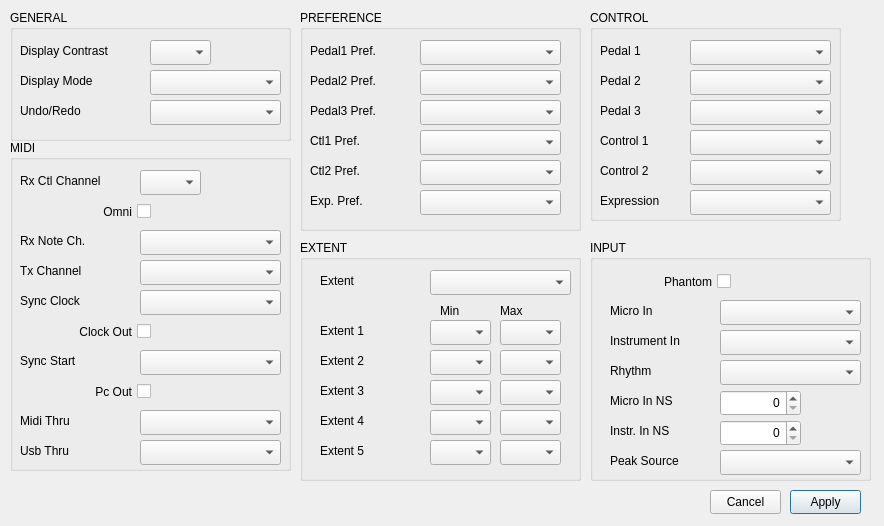
<?xml version="1.0" encoding="UTF-8"?>
<ui version="4.0">
 <class>BossRc500SystemDialog</class>
 <widget class="QDialog" name="BossRc500SystemDialog">
  <property name="geometry">
   <rect>
    <x>0</x>
    <y>0</y>
    <width>884</width>
    <height>526</height>
   </rect>
  </property>
  <property name="windowTitle">
   <string>Dialog</string>
  </property>
  <widget class="QGroupBox" name="gp_General">
   <property name="geometry">
    <rect>
     <x>10</x>
     <y>10</y>
     <width>281</width>
     <height>131</height>
    </rect>
   </property>
   <property name="title">
    <string>GENERAL</string>
   </property>
   <widget class="QLabel" name="label_general_DisplayContrast">
    <property name="geometry">
     <rect>
      <x>10</x>
      <y>30</y>
      <width>131</width>
      <height>21</height>
     </rect>
    </property>
    <property name="text">
     <string>Display Contrast</string>
    </property>
   </widget>
   <widget class="QComboBox" name="general_DisplayMode">
    <property name="geometry">
     <rect>
      <x>140</x>
      <y>60</y>
      <width>131</width>
      <height>25</height>
     </rect>
    </property>
   </widget>
   <widget class="QLabel" name="label_general_DisplayMode">
    <property name="geometry">
     <rect>
      <x>10</x>
      <y>60</y>
      <width>101</width>
      <height>21</height>
     </rect>
    </property>
    <property name="text">
     <string>Display Mode</string>
    </property>
   </widget>
   <widget class="QLabel" name="label_general_UndoREdo">
    <property name="geometry">
     <rect>
      <x>10</x>
      <y>90</y>
      <width>101</width>
      <height>21</height>
     </rect>
    </property>
    <property name="text">
     <string>Undo/Redo</string>
    </property>
   </widget>
   <widget class="QComboBox" name="general_UndoRedo">
    <property name="geometry">
     <rect>
      <x>140</x>
      <y>90</y>
      <width>131</width>
      <height>25</height>
     </rect>
    </property>
   </widget>
   <widget class="QComboBox" name="general_DisplayContrast">
    <property name="geometry">
     <rect>
      <x>140</x>
      <y>30</y>
      <width>61</width>
      <height>25</height>
     </rect>
    </property>
   </widget>
  </widget>
  <widget class="QGroupBox" name="gp_Preference">
   <property name="geometry">
    <rect>
     <x>300</x>
     <y>10</y>
     <width>281</width>
     <height>221</height>
    </rect>
   </property>
   <property name="title">
    <string>PREFERENCE</string>
   </property>
   <widget class="QLabel" name="label_Pref_Pedal1Pref">
    <property name="geometry">
     <rect>
      <x>10</x>
      <y>30</y>
      <width>101</width>
      <height>21</height>
     </rect>
    </property>
    <property name="text">
     <string>Pedal1 Pref.</string>
    </property>
   </widget>
   <widget class="QComboBox" name="pref_Pedal1Pref">
    <property name="geometry">
     <rect>
      <x>120</x>
      <y>30</y>
      <width>141</width>
      <height>25</height>
     </rect>
    </property>
   </widget>
   <widget class="QComboBox" name="pref_Pedal2Pref">
    <property name="geometry">
     <rect>
      <x>120</x>
      <y>60</y>
      <width>141</width>
      <height>25</height>
     </rect>
    </property>
   </widget>
   <widget class="QLabel" name="label_Pref_Pedal2Pref">
    <property name="geometry">
     <rect>
      <x>10</x>
      <y>60</y>
      <width>101</width>
      <height>21</height>
     </rect>
    </property>
    <property name="text">
     <string>Pedal2 Pref.</string>
    </property>
   </widget>
   <widget class="QLabel" name="label_Pref_Pedal3Pref">
    <property name="geometry">
     <rect>
      <x>10</x>
      <y>90</y>
      <width>101</width>
      <height>21</height>
     </rect>
    </property>
    <property name="text">
     <string>Pedal3 Pref.</string>
    </property>
   </widget>
   <widget class="QComboBox" name="pref_Pedal3Pref">
    <property name="geometry">
     <rect>
      <x>120</x>
      <y>90</y>
      <width>141</width>
      <height>25</height>
     </rect>
    </property>
   </widget>
   <widget class="QComboBox" name="pref_Ctl1Pref">
    <property name="geometry">
     <rect>
      <x>120</x>
      <y>120</y>
      <width>141</width>
      <height>25</height>
     </rect>
    </property>
   </widget>
   <widget class="QLabel" name="label_Pref_Ctl1Pref">
    <property name="geometry">
     <rect>
      <x>10</x>
      <y>120</y>
      <width>101</width>
      <height>21</height>
     </rect>
    </property>
    <property name="text">
     <string>Ctl1 Pref.</string>
    </property>
   </widget>
   <widget class="QComboBox" name="pref_Ctl2Pref">
    <property name="geometry">
     <rect>
      <x>120</x>
      <y>150</y>
      <width>141</width>
      <height>25</height>
     </rect>
    </property>
   </widget>
   <widget class="QLabel" name="label_Pref_Ctl2Pref">
    <property name="geometry">
     <rect>
      <x>10</x>
      <y>150</y>
      <width>101</width>
      <height>21</height>
     </rect>
    </property>
    <property name="text">
     <string>Ctl2 Pref.</string>
    </property>
   </widget>
   <widget class="QLabel" name="label_Pref_ExpPref">
    <property name="geometry">
     <rect>
      <x>10</x>
      <y>180</y>
      <width>101</width>
      <height>21</height>
     </rect>
    </property>
    <property name="text">
     <string>Exp. Pref.</string>
    </property>
   </widget>
   <widget class="QComboBox" name="pref_ExpPref">
    <property name="geometry">
     <rect>
      <x>120</x>
      <y>180</y>
      <width>141</width>
      <height>25</height>
     </rect>
    </property>
   </widget>
  </widget>
  <widget class="QGroupBox" name="gp_Midi">
   <property name="geometry">
    <rect>
     <x>10</x>
     <y>140</y>
     <width>281</width>
     <height>331</height>
    </rect>
   </property>
   <property name="title">
    <string>MIDI</string>
   </property>
   <widget class="QComboBox" name="midi_RxNoteCh">
    <property name="geometry">
     <rect>
      <x>130</x>
      <y>90</y>
      <width>141</width>
      <height>25</height>
     </rect>
    </property>
   </widget>
   <widget class="QLabel" name="label_midi_RxNoteCh">
    <property name="geometry">
     <rect>
      <x>10</x>
      <y>90</y>
      <width>101</width>
      <height>21</height>
     </rect>
    </property>
    <property name="text">
     <string>Rx Note Ch.</string>
    </property>
   </widget>
   <widget class="QLabel" name="label_midi_TxChannel">
    <property name="geometry">
     <rect>
      <x>10</x>
      <y>120</y>
      <width>101</width>
      <height>21</height>
     </rect>
    </property>
    <property name="text">
     <string>Tx Channel</string>
    </property>
   </widget>
   <widget class="QComboBox" name="midi_TxChannel">
    <property name="geometry">
     <rect>
      <x>130</x>
      <y>120</y>
      <width>141</width>
      <height>25</height>
     </rect>
    </property>
   </widget>
   <widget class="QLabel" name="label_midi_SyncClock">
    <property name="geometry">
     <rect>
      <x>10</x>
      <y>150</y>
      <width>101</width>
      <height>21</height>
     </rect>
    </property>
    <property name="text">
     <string>Sync Clock</string>
    </property>
   </widget>
   <widget class="QLabel" name="label_midi_RxCtlChannel">
    <property name="geometry">
     <rect>
      <x>10</x>
      <y>30</y>
      <width>111</width>
      <height>21</height>
     </rect>
    </property>
    <property name="text">
     <string>Rx Ctl Channel</string>
    </property>
   </widget>
   <widget class="QComboBox" name="midi_SyncClock">
    <property name="geometry">
     <rect>
      <x>130</x>
      <y>150</y>
      <width>141</width>
      <height>25</height>
     </rect>
    </property>
   </widget>
   <widget class="QCheckBox" name="midi_ClockOut">
    <property name="geometry">
     <rect>
      <x>10</x>
      <y>180</y>
      <width>131</width>
      <height>23</height>
     </rect>
    </property>
    <property name="layoutDirection">
     <enum>Qt::RightToLeft</enum>
    </property>
    <property name="text">
     <string>Clock Out</string>
    </property>
   </widget>
   <widget class="QComboBox" name="midi_SyncStart">
    <property name="geometry">
     <rect>
      <x>130</x>
      <y>210</y>
      <width>141</width>
      <height>25</height>
     </rect>
    </property>
   </widget>
   <widget class="QLabel" name="label_midi_SyncStart">
    <property name="geometry">
     <rect>
      <x>10</x>
      <y>210</y>
      <width>101</width>
      <height>21</height>
     </rect>
    </property>
    <property name="text">
     <string>Sync Start</string>
    </property>
   </widget>
   <widget class="QCheckBox" name="midi_PcOut">
    <property name="geometry">
     <rect>
      <x>10</x>
      <y>240</y>
      <width>131</width>
      <height>23</height>
     </rect>
    </property>
    <property name="layoutDirection">
     <enum>Qt::RightToLeft</enum>
    </property>
    <property name="text">
     <string>Pc Out</string>
    </property>
   </widget>
   <widget class="QLabel" name="label_midi_MidiThru">
    <property name="geometry">
     <rect>
      <x>10</x>
      <y>270</y>
      <width>101</width>
      <height>21</height>
     </rect>
    </property>
    <property name="text">
     <string>Midi Thru</string>
    </property>
   </widget>
   <widget class="QComboBox" name="midi_MidiThru">
    <property name="geometry">
     <rect>
      <x>130</x>
      <y>270</y>
      <width>141</width>
      <height>25</height>
     </rect>
    </property>
   </widget>
   <widget class="QLabel" name="label_midi_UsbThru">
    <property name="geometry">
     <rect>
      <x>10</x>
      <y>300</y>
      <width>101</width>
      <height>21</height>
     </rect>
    </property>
    <property name="text">
     <string>Usb Thru</string>
    </property>
   </widget>
   <widget class="QComboBox" name="midi_UsbThru">
    <property name="geometry">
     <rect>
      <x>130</x>
      <y>300</y>
      <width>141</width>
      <height>25</height>
     </rect>
    </property>
   </widget>
   <widget class="QCheckBox" name="midi_Omni">
    <property name="geometry">
     <rect>
      <x>10</x>
      <y>60</y>
      <width>131</width>
      <height>23</height>
     </rect>
    </property>
    <property name="layoutDirection">
     <enum>Qt::RightToLeft</enum>
    </property>
    <property name="text">
     <string>Omni</string>
    </property>
   </widget>
   <widget class="QComboBox" name="midi_RxCtlChannel">
    <property name="geometry">
     <rect>
      <x>130</x>
      <y>30</y>
      <width>61</width>
      <height>25</height>
     </rect>
    </property>
   </widget>
  </widget>
  <widget class="QGroupBox" name="gp_Extent">
   <property name="geometry">
    <rect>
     <x>300</x>
     <y>240</y>
     <width>281</width>
     <height>241</height>
    </rect>
   </property>
   <property name="title">
    <string>EXTENT</string>
   </property>
   <widget class="QLabel" name="label_extent_Extent1">
    <property name="geometry">
     <rect>
      <x>20</x>
      <y>80</y>
      <width>101</width>
      <height>21</height>
     </rect>
    </property>
    <property name="text">
     <string>Extent 1</string>
    </property>
   </widget>
   <widget class="QLabel" name="label_extent_Extent2">
    <property name="geometry">
     <rect>
      <x>20</x>
      <y>110</y>
      <width>101</width>
      <height>21</height>
     </rect>
    </property>
    <property name="text">
     <string>Extent 2</string>
    </property>
   </widget>
   <widget class="QLabel" name="label_extent_Extent3">
    <property name="geometry">
     <rect>
      <x>20</x>
      <y>140</y>
      <width>101</width>
      <height>21</height>
     </rect>
    </property>
    <property name="text">
     <string>Extent 3</string>
    </property>
   </widget>
   <widget class="QLabel" name="label_extent_Extent4">
    <property name="geometry">
     <rect>
      <x>20</x>
      <y>170</y>
      <width>101</width>
      <height>21</height>
     </rect>
    </property>
    <property name="text">
     <string>Extent 4</string>
    </property>
   </widget>
   <widget class="QLabel" name="label_extent_Extent5">
    <property name="geometry">
     <rect>
      <x>20</x>
      <y>200</y>
      <width>101</width>
      <height>21</height>
     </rect>
    </property>
    <property name="text">
     <string>Extent 5</string>
    </property>
   </widget>
   <widget class="QLabel" name="label_extent_Extent">
    <property name="geometry">
     <rect>
      <x>20</x>
      <y>30</y>
      <width>101</width>
      <height>21</height>
     </rect>
    </property>
    <property name="text">
     <string>Extent</string>
    </property>
   </widget>
   <widget class="QComboBox" name="extent_Extent">
    <property name="geometry">
     <rect>
      <x>130</x>
      <y>30</y>
      <width>141</width>
      <height>25</height>
     </rect>
    </property>
   </widget>
   <widget class="QLabel" name="label_extent_ExtentMax">
    <property name="geometry">
     <rect>
      <x>200</x>
      <y>60</y>
      <width>31</width>
      <height>21</height>
     </rect>
    </property>
    <property name="text">
     <string>Max</string>
    </property>
   </widget>
   <widget class="QLabel" name="label_extent_ExtentMin">
    <property name="geometry">
     <rect>
      <x>140</x>
      <y>60</y>
      <width>31</width>
      <height>21</height>
     </rect>
    </property>
    <property name="text">
     <string>Min</string>
    </property>
   </widget>
   <widget class="QComboBox" name="extent_Extent1Min">
    <property name="geometry">
     <rect>
      <x>130</x>
      <y>80</y>
      <width>61</width>
      <height>25</height>
     </rect>
    </property>
   </widget>
   <widget class="QComboBox" name="extent_Extent1Max">
    <property name="geometry">
     <rect>
      <x>200</x>
      <y>80</y>
      <width>61</width>
      <height>25</height>
     </rect>
    </property>
   </widget>
   <widget class="QComboBox" name="extent_Extent2Min">
    <property name="geometry">
     <rect>
      <x>130</x>
      <y>110</y>
      <width>61</width>
      <height>25</height>
     </rect>
    </property>
   </widget>
   <widget class="QComboBox" name="extent_Extent2Max">
    <property name="geometry">
     <rect>
      <x>200</x>
      <y>110</y>
      <width>61</width>
      <height>25</height>
     </rect>
    </property>
   </widget>
   <widget class="QComboBox" name="extent_Extent3Min">
    <property name="geometry">
     <rect>
      <x>130</x>
      <y>140</y>
      <width>61</width>
      <height>25</height>
     </rect>
    </property>
   </widget>
   <widget class="QComboBox" name="extent_Extent3Max">
    <property name="geometry">
     <rect>
      <x>200</x>
      <y>140</y>
      <width>61</width>
      <height>25</height>
     </rect>
    </property>
   </widget>
   <widget class="QComboBox" name="extent_Extent4Max">
    <property name="geometry">
     <rect>
      <x>200</x>
      <y>170</y>
      <width>61</width>
      <height>25</height>
     </rect>
    </property>
   </widget>
   <widget class="QComboBox" name="extent_Extent4Min">
    <property name="geometry">
     <rect>
      <x>130</x>
      <y>170</y>
      <width>61</width>
      <height>25</height>
     </rect>
    </property>
   </widget>
   <widget class="QComboBox" name="extent_Extent5Min">
    <property name="geometry">
     <rect>
      <x>130</x>
      <y>200</y>
      <width>61</width>
      <height>25</height>
     </rect>
    </property>
   </widget>
   <widget class="QComboBox" name="extent_Extent5Max">
    <property name="geometry">
     <rect>
      <x>200</x>
      <y>200</y>
      <width>61</width>
      <height>25</height>
     </rect>
    </property>
   </widget>
  </widget>
  <widget class="QGroupBox" name="gp_Input">
   <property name="geometry">
    <rect>
     <x>590</x>
     <y>240</y>
     <width>281</width>
     <height>241</height>
    </rect>
   </property>
   <property name="title">
    <string>INPUT</string>
   </property>
   <widget class="QCheckBox" name="input_Phantom">
    <property name="geometry">
     <rect>
      <x>10</x>
      <y>30</y>
      <width>131</width>
      <height>23</height>
     </rect>
    </property>
    <property name="layoutDirection">
     <enum>Qt::RightToLeft</enum>
    </property>
    <property name="text">
     <string>Phantom</string>
    </property>
   </widget>
   <widget class="QLabel" name="label_input_MicroIn">
    <property name="geometry">
     <rect>
      <x>20</x>
      <y>60</y>
      <width>101</width>
      <height>21</height>
     </rect>
    </property>
    <property name="text">
     <string>Micro In</string>
    </property>
   </widget>
   <widget class="QComboBox" name="input_MicroIn">
    <property name="geometry">
     <rect>
      <x>130</x>
      <y>60</y>
      <width>141</width>
      <height>25</height>
     </rect>
    </property>
   </widget>
   <widget class="QComboBox" name="input_InstrumentIn">
    <property name="geometry">
     <rect>
      <x>130</x>
      <y>90</y>
      <width>141</width>
      <height>25</height>
     </rect>
    </property>
   </widget>
   <widget class="QLabel" name="label_input_InstrIn">
    <property name="geometry">
     <rect>
      <x>20</x>
      <y>90</y>
      <width>101</width>
      <height>21</height>
     </rect>
    </property>
    <property name="text">
     <string>Instrument In</string>
    </property>
   </widget>
   <widget class="QLabel" name="label_input_Rhythm">
    <property name="geometry">
     <rect>
      <x>20</x>
      <y>120</y>
      <width>101</width>
      <height>21</height>
     </rect>
    </property>
    <property name="text">
     <string>Rhythm</string>
    </property>
   </widget>
   <widget class="QComboBox" name="input_Rhythm">
    <property name="geometry">
     <rect>
      <x>130</x>
      <y>120</y>
      <width>141</width>
      <height>25</height>
     </rect>
    </property>
   </widget>
   <widget class="QLabel" name="label_input_MicroInNs">
    <property name="geometry">
     <rect>
      <x>20</x>
      <y>150</y>
      <width>101</width>
      <height>21</height>
     </rect>
    </property>
    <property name="text">
     <string>Micro In NS</string>
    </property>
   </widget>
   <widget class="QLabel" name="label_input_PeakSource">
    <property name="geometry">
     <rect>
      <x>20</x>
      <y>210</y>
      <width>101</width>
      <height>21</height>
     </rect>
    </property>
    <property name="text">
     <string>Peak Source</string>
    </property>
   </widget>
   <widget class="QSpinBox" name="input_MicroInNs">
    <property name="geometry">
     <rect>
      <x>130</x>
      <y>150</y>
      <width>81</width>
      <height>26</height>
     </rect>
    </property>
    <property name="alignment">
     <set>Qt::AlignRight|Qt::AlignTrailing|Qt::AlignVCenter</set>
    </property>
    <property name="maximum">
     <number>100</number>
    </property>
   </widget>
   <widget class="QLabel" name="label_input_InstrInNs">
    <property name="geometry">
     <rect>
      <x>20</x>
      <y>180</y>
      <width>101</width>
      <height>21</height>
     </rect>
    </property>
    <property name="text">
     <string>Instr. In NS</string>
    </property>
   </widget>
   <widget class="QSpinBox" name="input_InstrInNs">
    <property name="geometry">
     <rect>
      <x>130</x>
      <y>180</y>
      <width>81</width>
      <height>26</height>
     </rect>
    </property>
    <property name="alignment">
     <set>Qt::AlignRight|Qt::AlignTrailing|Qt::AlignVCenter</set>
    </property>
    <property name="maximum">
     <number>100</number>
    </property>
   </widget>
   <widget class="QComboBox" name="input_PeakSource">
    <property name="geometry">
     <rect>
      <x>130</x>
      <y>210</y>
      <width>141</width>
      <height>25</height>
     </rect>
    </property>
   </widget>
  </widget>
  <widget class="QPushButton" name="button_Apply">
   <property name="geometry">
    <rect>
     <x>790</x>
     <y>490</y>
     <width>71</width>
     <height>24</height>
    </rect>
   </property>
   <property name="text">
    <string>Apply</string>
   </property>
  </widget>
  <widget class="QPushButton" name="button_Cancel">
   <property name="geometry">
    <rect>
     <x>710</x>
     <y>490</y>
     <width>71</width>
     <height>24</height>
    </rect>
   </property>
   <property name="text">
    <string>Cancel</string>
   </property>
  </widget>
  <widget class="QGroupBox" name="gb_Control">
   <property name="geometry">
    <rect>
     <x>590</x>
     <y>10</y>
     <width>251</width>
     <height>211</height>
    </rect>
   </property>
   <property name="title">
    <string>CONTROL</string>
   </property>
   <widget class="QLabel" name="label_control_Pedal1">
    <property name="geometry">
     <rect>
      <x>10</x>
      <y>30</y>
      <width>81</width>
      <height>21</height>
     </rect>
    </property>
    <property name="text">
     <string>Pedal 1</string>
    </property>
   </widget>
   <widget class="QComboBox" name="control_Pedal1">
    <property name="geometry">
     <rect>
      <x>100</x>
      <y>30</y>
      <width>141</width>
      <height>25</height>
     </rect>
    </property>
   </widget>
   <widget class="QLabel" name="label_control_Pedal2">
    <property name="geometry">
     <rect>
      <x>10</x>
      <y>60</y>
      <width>81</width>
      <height>21</height>
     </rect>
    </property>
    <property name="text">
     <string>Pedal 2</string>
    </property>
   </widget>
   <widget class="QComboBox" name="control_Pedal2">
    <property name="geometry">
     <rect>
      <x>100</x>
      <y>60</y>
      <width>141</width>
      <height>25</height>
     </rect>
    </property>
   </widget>
   <widget class="QComboBox" name="control_Pedal3">
    <property name="geometry">
     <rect>
      <x>100</x>
      <y>90</y>
      <width>141</width>
      <height>25</height>
     </rect>
    </property>
   </widget>
   <widget class="QLabel" name="label_control_Pedal3">
    <property name="geometry">
     <rect>
      <x>10</x>
      <y>90</y>
      <width>81</width>
      <height>21</height>
     </rect>
    </property>
    <property name="text">
     <string>Pedal 3</string>
    </property>
   </widget>
   <widget class="QLabel" name="label_control_Control1">
    <property name="geometry">
     <rect>
      <x>10</x>
      <y>120</y>
      <width>81</width>
      <height>21</height>
     </rect>
    </property>
    <property name="text">
     <string>Control 1</string>
    </property>
   </widget>
   <widget class="QComboBox" name="control_Control1">
    <property name="geometry">
     <rect>
      <x>100</x>
      <y>120</y>
      <width>141</width>
      <height>25</height>
     </rect>
    </property>
   </widget>
   <widget class="QLabel" name="label_control_Control2">
    <property name="geometry">
     <rect>
      <x>10</x>
      <y>150</y>
      <width>81</width>
      <height>21</height>
     </rect>
    </property>
    <property name="text">
     <string>Control 2</string>
    </property>
   </widget>
   <widget class="QComboBox" name="control_Control2">
    <property name="geometry">
     <rect>
      <x>100</x>
      <y>150</y>
      <width>141</width>
      <height>25</height>
     </rect>
    </property>
   </widget>
   <widget class="QLabel" name="label_control_Expression">
    <property name="geometry">
     <rect>
      <x>10</x>
      <y>180</y>
      <width>81</width>
      <height>21</height>
     </rect>
    </property>
    <property name="text">
     <string>Expression</string>
    </property>
   </widget>
   <widget class="QComboBox" name="control_Expression">
    <property name="geometry">
     <rect>
      <x>100</x>
      <y>180</y>
      <width>141</width>
      <height>25</height>
     </rect>
    </property>
   </widget>
  </widget>
 </widget>
 <layoutdefault spacing="5" margin="8"/>
 <tabstops>
  <tabstop>general_DisplayMode</tabstop>
  <tabstop>general_UndoRedo</tabstop>
  <tabstop>pref_Pedal1Pref</tabstop>
  <tabstop>pref_Pedal2Pref</tabstop>
  <tabstop>pref_Pedal3Pref</tabstop>
  <tabstop>pref_Ctl1Pref</tabstop>
  <tabstop>pref_Ctl2Pref</tabstop>
  <tabstop>pref_ExpPref</tabstop>
  <tabstop>midi_Omni</tabstop>
  <tabstop>midi_RxNoteCh</tabstop>
  <tabstop>midi_TxChannel</tabstop>
  <tabstop>midi_SyncClock</tabstop>
  <tabstop>midi_ClockOut</tabstop>
  <tabstop>midi_SyncStart</tabstop>
  <tabstop>midi_PcOut</tabstop>
  <tabstop>midi_MidiThru</tabstop>
  <tabstop>midi_UsbThru</tabstop>
  <tabstop>extent_Extent</tabstop>
  <tabstop>input_Phantom</tabstop>
  <tabstop>input_MicroIn</tabstop>
  <tabstop>input_InstrumentIn</tabstop>
  <tabstop>input_Rhythm</tabstop>
  <tabstop>input_MicroInNs</tabstop>
  <tabstop>input_InstrInNs</tabstop>
  <tabstop>button_Cancel</tabstop>
  <tabstop>button_Apply</tabstop>
 </tabstops>
 <resources/>
 <connections/>
 <designerdata>
  <property name="gridDeltaX">
   <number>10</number>
  </property>
  <property name="gridDeltaY">
   <number>10</number>
  </property>
  <property name="gridSnapX">
   <bool>true</bool>
  </property>
  <property name="gridSnapY">
   <bool>true</bool>
  </property>
  <property name="gridVisible">
   <bool>false</bool>
  </property>
 </designerdata>
</ui>
